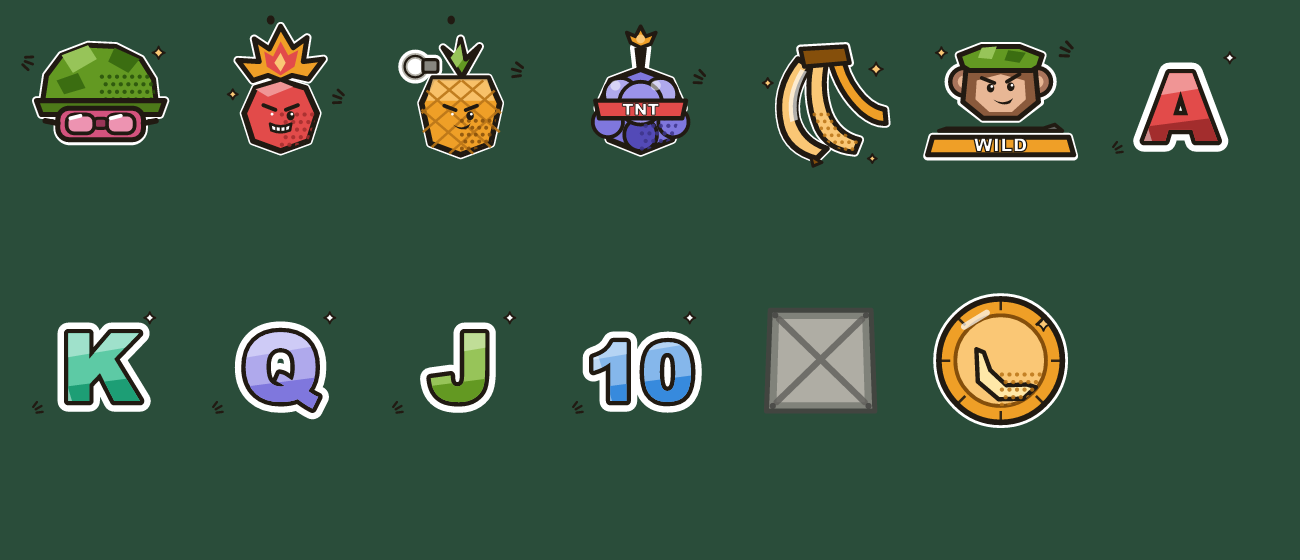
#> input picture apps/GoBananasBoat/design/comic_contact_sheet.png, 1300 x 560 px
$ python cut_from_plate.py comic_contact_sheet.png font_candidates.png
#> lines starting #> are read from the running program, lines starting #| are printed output that depends on the picture; after the words box and inside, x2 and y2 are one past the last pixel; in counts of white or black regions, pixels touching at a corner belong together
#> in main, img is the input picture: PIL image 1300x560 RGBA; mean R, G, B, A 58.8, 85.7, 66, 255
"""Cut a subject off an OPAQUE painted plate, for use as a thrown prop.

This is the problem gen-3's cut_prop.py failed at, and it is worth saying why it
is tractable here when it was not there.

gen-3's tiles were painted rainforest scenery: the subject was green foliage on a
green mossy plate, and the two shared hue, value AND texture. Five approaches
were tried — luminance guard, local colour step, gradient wall, wall dilation,
centre-component — and every one of them walked straight through the outline,
because there was no measurable property that separated subject from ground.

This game's plates are dark, desaturated slate and its dynamite is bright,
saturated red. Measured off b.png:

    plate      (55,59,60) (47,50,55) (36,37,39) (30,30,30)   max<=110, sat<=25
    dynamite   (192,29,20) (238,112,90) (213,67,52)          sat 100-172
    rope       (195,167,127) (125,91,63)                     bright or saturated

So the test is "dark AND desaturated", the two are separated on both axes at
once, and the flood is seeded from the border so a genuinely dark part of the
subject cannot be keyed out from the inside.

WHAT THIS CANNOT DO: A SUBJECT THAT LIGHTS THE PLATE.

It cuts the dynamite bundle and its rope perfectly. It cannot cut the lit fuse,
and the reason is worth recording so nobody spends the afternoon I just spent.

The spark at the end of the fuse throws light onto the stone around it. Lit stone
is neither dark nor grey — measured on b.jpg it runs (137,136,131), (158,141,115),
(190,173,147), (162,119,74) — and the tan binding rope runs (195,167,127),
(125,91,63). The two overlap on BOTH axes at once, so no threshold separates
them. Four attempts, each measured:

  max 120 / sat 28   bundle and rope perfect, torn chunk of plate on the fuse
  max 175 / sat 48   halo mostly gone, and the binding rope is eaten with it
  max 200 / sat 55   worse: the bundle edges go too
  saturation core    the warm halo passes the core test, dilation fills the rest,
    + dilation       and loose rock chips on the plate are kept as debris

THE FIX IS UPSTREAM, NOT HERE. Ask for the prop as a transparent-background
render — a checkerboard, the way the earlier dynamite came — and design/dechecker.py
handles it in one pass, spark and all. On a checkerboard the background is KNOWN
(two flat tones) instead of painted, which is the whole difference.

Usage:  python design/cut_from_plate.py <in.png> <out.png> [--pad 6]
"""

import os
import sys
from collections import deque

import numpy as np
from PIL import Image, ImageFilter

# Plate is anything no brighter than this in its strongest channel...
# ...and no more colourful than this (max channel minus min channel).
#
# RE-MEASURED FOR THE CAPTAIN PACK, whose plate is a mid-tone grey-blue shipping
# container panel rather than the dark slate these were first tuned to. Sampled
# off h2.png, the four corners for plate and the sphere's centre for subject:
#
#     plate    brightness p50 66, p99 132, max 173   saturation p99 25, max 33
#     mine     brightness p10 192, p50 213           saturation p10 167
#
# Separated on both axes with room to spare, so the AND test still holds. At the
# inherited 120 the brightest ribs of the panel (up to 173) failed the test and
# survived the flood as debris around the subject.
PLATE_MAX = 175
PLATE_SAT = 40
# ...AND NOT INK. The subject's own outline was being keyed out with the plate,
# and everything else on this file was working around it.
#
# The mine is drawn with a heavy near-BLACK contour, thickest where the horns
# meet the sphere. Black is dark and it is perfectly desaturated, so it passes
# both tests above — the flood walked straight through the outline at every horn
# root and took the junction with it, which is why each horn came out floating
# next to the sphere with a rounded notch bitten out between them.
#
# A square close of radius 10 used to hide that by bridging the notch, and paid
# for it with a wedge of panel welded into every junction. Removing the outline
# from the plate test fixes the cause instead, and it takes one channel to do:
# this panel is painted BLUE-grey and the ink is neutral-to-warm. Measured, the
# panel's darkest grooves run (51,60,67), (78,91,99), (77,85,90) — blue ahead of
# red by 16 to 22 — while the contour sits at (20,20,22) and below, blue ahead of
# red by 2. Nothing on this plate is both that dark and that neutral except the
# drawing.
INK_MAX = 110
INK_BLUE = 8
# The painted outline around the subject bleeds into the plate. Eroding the kept
# region by this removes the halo it would otherwise leave.
ERODE = 1
FEATHER = 1.0
# Radius of the closing that seals dark channels reaching the silhouette.
#
# THE CLOSE IS VERTICAL ONLY, and that is the whole point of it.
#
# The leak this exists to plug is ONE feature: the mine's seam band, a horizontal
# strip of chipped paint showing bare grey metal. It is plate-coloured on both
# axes and it touches the silhouette at the left and right of the sphere, so it
# is a channel and the flood walks the length of it, eating the seam out and
# leaving the mine sliced across the middle.
#
# A SQUARE close seals it, and pays for it everywhere else. A close bridges any
# concavity narrower than twice its radius in ANY direction, and the gaps where
# the horns meet the sphere are exactly that size — so at radius 8 it welded a
# wedge of the panel's shadow into each junction and left a hard straight edge
# across the horn, which is what "the edges look dirty" was. Shrinking it did not
# help: at 4 the seam leaks again.
#
# A vertical line element cannot do that. The seam is thin vertically and long
# horizontally, so a vertical close shuts it; the horn junctions open upward and
# sideways and are tall, so a vertical close does not reach across them. The
# outer silhouette is untouched either way, because a close never moves a
# boundary it cannot bridge.
#
# Swept on a checkerboard at 0, 6 and 10: 0 leaves the seam eaten and notches at
# the two lower horn roots, 6 seals both, 10 is indistinguishable from 6. 8 is 6
# with a margin.
CLOSE_V = 6
# Radius of an opening (erode then dilate) run after the holes are filled. It
# removes any alpha structure thinner than twice the radius and leaves everything
# else where it is.
#
# One thing on this prop needs it: the mine is drawn hanging from a shackle, and
# above the shackle is a mooring wire two or three pixels wide that ran off the
# top of the tile. Cut out and thrown, it is a loose hair trailing off the prop
# that tumbles with it. 3 takes the wire and leaves the shackle, which is about
# twenty across.
OPEN = 3
# How far the finished edge is peeled back THROUGH PLATE-COLOURED PIXELS ONLY.
#
# The close and the fill both work on the alpha and neither looks at colour
# again, so whatever panel they welded in stays welded. This peels it back off:
# starting from the transparent side, a pixel is given up if it still passes the
# plate test, and the peel stops the moment it meets the subject's own paint —
# which is saturated red here, nowhere near the test.
#
# Bounded rather than run to exhaustion, and the horn ends are why. Each horn is
# drawn as a cut cylinder with bare grey metal at the tip; that grey is plate-
# coloured and it touches the silhouette, so an unbounded peel eats up the horn
# from its end.
#
# THE PEEL USES A WIDER COLOUR TEST THAN THE FLOOD, and the mine's cast shadow is
# why.
#
# The flood's test has to be strict, because it runs to exhaustion across the
# whole plate and one wrong pixel opens a channel into the subject. The shadow
# the mine throws on the panel is not caught by it: red light bounces into that
# shadow, so it measures warm — sampled along the left horn it runs (126,99,82),
# (146,115,94), (153,117,93), saturation 44 to 60 against the flood's ceiling of
# 40 — and it survived as a soft grey-brown halo hugging the silhouette.
#
# The peel can afford the wider test precisely because it is bounded and because
# it stops at the first pixel that fails: it never travels, it only pares. The
# ceiling sits at 60 with the mine's own outline measuring 67 and up, which is
# not a lot of daylight, and it is the reason this is six pixels rather than
# unbounded.
# TWO PASSES, because the two kinds of leftover need opposite settings.
#
#   (10, 40)  DEEP and STRICT. What is left hanging off the silhouette after the
#             ink guard is the panel's own dark rib lines - neutral grey, and
#             nothing on the mine's edge is neutral, so this can afford to reach
#             ten pixels in.
#   (4, 60)   SHALLOW and WIDE. The mine's cast shadow on the panel is warm,
#             because red light bounces into it: sampled along the left horn it
#             runs (126,99,82), (146,115,94), (153,117,93), saturation 44 to 60
#             against the flood's ceiling of 40. Catching it needs the ceiling
#             raised to 60 - which is only 7 below the mine's own outline, so
#             this pass must not travel.
#
# Order matters: strict first. Run the wide pass first and it walks along the
# warm shadow into ground the strict pass would have stopped at.
PEEL_MAX = 175
PEEL_PASSES = ((10, 40), (4, 60))
# ONLY THE LARGEST ISLAND SURVIVES.
#
# A thrown prop is one object. Everything the flood could not reach is either
# that object or something else on the plate, and there is no third case — so
# the rule is "keep the biggest piece" rather than a size threshold.
#
# The threshold was 2% of the largest island, and the ink guard above is what
# made it insufficient: rust streaks are warm, so they are not plate by the
# saturation test and never were, but they used to be attached to the subject by
# the same channels the ink guard has now sealed. Cut loose they arrived as four
# large scraps in the corners of the tile, every one of them well over 2%.
KEEP_LARGEST_ISLAND = True


def close_vertical(alpha, radius):
    """Morphological close with a VERTICAL line element. See CLOSE_V.

    Written out rather than reached for in a library because PIL's MaxFilter and
    MinFilter are square-only, and square is exactly what this must not be.
    """
    a = np.asarray(alpha, dtype=np.uint8)
    h = a.shape[0]
    grown = a.copy()
    for k in range(1, radius + 1):
        grown[k:] = np.maximum(grown[k:], a[:-k])
        grown[:-k] = np.maximum(grown[:-k], a[k:])
    shrunk = grown.copy()
    for k in range(1, radius + 1):
        shrunk[k:] = np.minimum(shrunk[k:], grown[:-k])
        shrunk[:-k] = np.minimum(shrunk[:-k], grown[k:])
    # Out of frame counts as opaque for the erosion half, or the top and bottom
    # `radius` rows are shaved off whatever happens to be there.
    shrunk[:radius] = grown[:radius]
    shrunk[h - radius:] = grown[h - radius:]
    # .copy(): fromarray hands back a buffer-backed image that PIL marks
    # read-only, and the hole fill below writes through alpha.load().
    return Image.fromarray(shrunk, "L").copy()


def keep_largest(alpha):
    """Drop every opaque region except the biggest one.

    RUN LAST, and that is the whole reason it exists as a separate pass.

    The same rule is applied to the flood's islands much earlier, where it is
    about what the flood could not reach. It has to be applied again here
    because the steps in between can SEVER things: the edge peel and the opening
    both remove a few pixels, and a rust streak that was hanging off the
    subject by a four-pixel thread comes out of them as its own object, floating
    in the corner of the tile. Measured on the mine: four such scraps, 21 to
    4,933 pixels, all of them attached at flood time.
    """
    a = np.asarray(alpha, dtype=np.uint8)
    h, w = a.shape
    on = a > 128
    seen = np.zeros((h, w), bool)
    best, best_size = None, 0
    for sy in range(h):
        for sx in range(w):
            if not on[sy, sx] or seen[sy, sx]:
                continue
            comp, stack = [], [(sx, sy)]
            seen[sy, sx] = True
            while stack:
                x, y = stack.pop()
                comp.append((x, y))
                for dx, dy in ((1, 0), (-1, 0), (0, 1), (0, -1)):
                    nx, ny = x + dx, y + dy
                    if 0 <= nx < w and 0 <= ny < h and on[ny, nx] and not seen[ny, nx]:
                        seen[ny, nx] = True
                        stack.append((nx, ny))
            if len(comp) > best_size:
                best, best_size = comp, len(comp)
    if best is None:
        return alpha, 0
    keep = np.zeros((h, w), bool)
    for x, y in best:
        keep[y, x] = True
    dropped = int(on.sum()) - best_size
    out = np.where(keep, a, 0).astype(np.uint8)
    return Image.fromarray(out, "L").copy(), dropped


def cut(img):
    rgb = img.convert("RGB")
    w, h = rgb.size
    px = rgb.load()

    def is_ink(p):
        return max(p) <= INK_MAX and (p[2] - p[0]) < INK_BLUE

    def is_plate(p):
        return max(p) <= PLATE_MAX and (max(p) - min(p)) <= PLATE_SAT and not is_ink(p)

    outside = bytearray(w * h)
    q = deque()

    def seed(x, y):
        i = y * w + x
        if outside[i] or not is_plate(px[x, y]):
            return
        outside[i] = 1
        q.append((x, y))

    for x in range(w):
        seed(x, 0)
        seed(x, h - 1)
    for y in range(h):
        seed(0, y)
        seed(w - 1, y)

    while q:
        x, y = q.popleft()
        for dx, dy in ((1, 0), (-1, 0), (0, 1), (0, -1)):
            nx, ny = x + dx, y + dy
            if not (0 <= nx < w and 0 <= ny < h):
                continue
            i = ny * w + nx
            if outside[i] or not is_plate(px[nx, ny]):
                continue
            outside[i] = 1
            q.append((nx, ny))

    # Everything the flood could not reach is either the subject or a pocket of
    # plate enclosed by it. Both are islands; the small ones are scraps.
    seen = bytearray(w * h)
    islands = []
    for sy in range(h):
        for sx in range(w):
            i0 = sy * w + sx
            if seen[i0] or outside[i0]:
                continue
            comp, stack = [], [(sx, sy)]
            seen[i0] = 1
            while stack:
                x, y = stack.pop()
                comp.append((x, y))
                for dx, dy in ((1, 0), (-1, 0), (0, 1), (0, -1)):
                    nx, ny = x + dx, y + dy
                    if not (0 <= nx < w and 0 <= ny < h):
                        continue
                    j = ny * w + nx
                    if seen[j] or outside[j]:
                        continue
                    seen[j] = 1
                    stack.append((nx, ny))
            islands.append(comp)

    dropped = 0
    if islands and KEEP_LARGEST_ISLAND:
        keep = max(islands, key=len)
        for comp in islands:
            if comp is keep:
                continue
            # Marked outside rather than deleted: an enclosed pocket of plate is
            # an island too, and putting it back outside is exactly what lets the
            # hole fill below recover it as a hole.
            for x, y in comp:
                outside[y * w + x] = 1
            dropped += 1

    alpha = Image.new("L", (w, h), 255)
#> alpha: PIL image 1300x560 L; every value is 255
    ap = alpha.load()
    for y in range(h):
        row = y * w
        for x in range(w):
            if outside[row + x]:
                ap[x, y] = 0

    # SEAL CHANNELS THE FLOOD CAME IN THROUGH.
    #
    # The island logic above recovers a dark pocket that the subject fully
    # encloses. It cannot recover a dark feature that REACHES THE SILHOUETTE,
    # because that is a channel to the outside and the flood simply walks in.
    #
    # The captain pack's mine has exactly that: a dark, desaturated seam band
    # running edge to edge across the sphere. It passes the plate test on both
    # axes, it touches the outline on both sides, and the first cut came out with
    # the mine sliced clean in half.
    #
    # A morphological close seals any channel narrower than twice the radius
    # while leaving the outer silhouette where it was. Set it from the widest
    # such channel in the subject, not higher: an oversized close will bridge
    # genuine gaps, and on this pack it would weld the horns to the sphere.
    if CLOSE_V:
        alpha = close_vertical(alpha, CLOSE_V)
#> in close_vertical, `a = np.asarray(alpha, dtype=np.uint8)`:
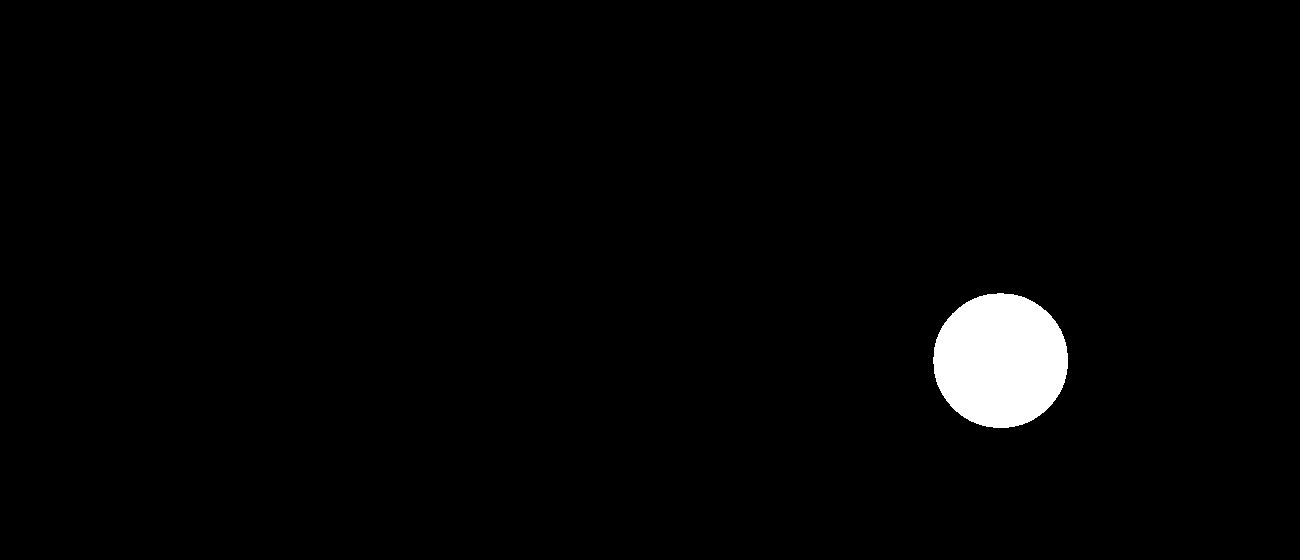
#> a: shape (560, 1300); 2% white; 1 white region, box (x1, y1, x2, y2) and area: (933, 293, 1068, 428) 14286
#> after the loop in close_vertical, `for k in range(1, radius + 1):`:
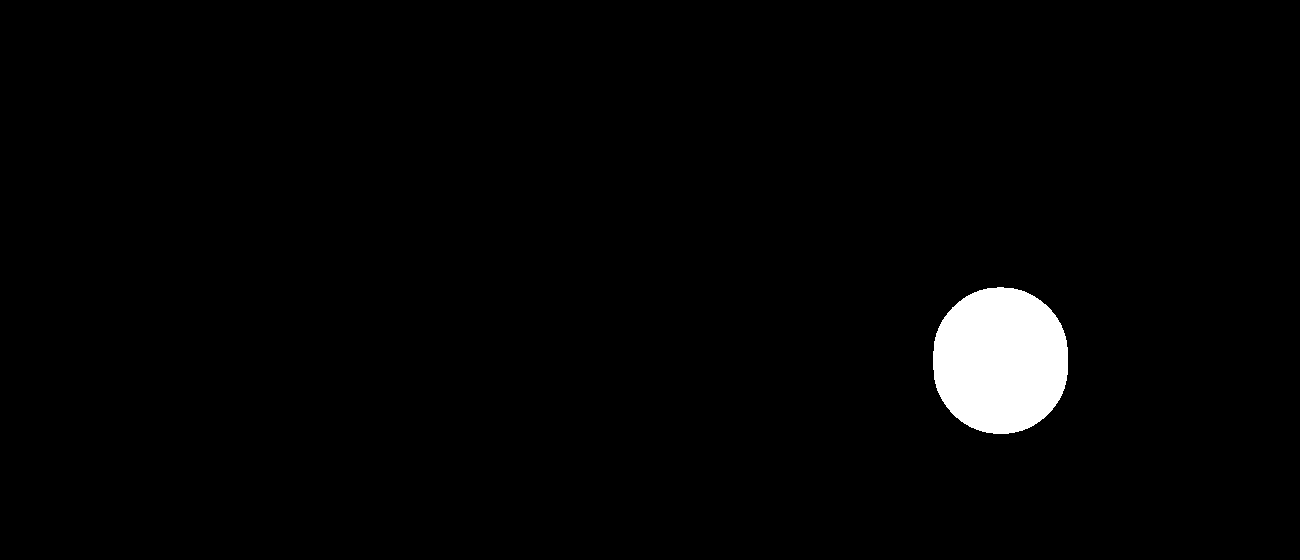
#> grown: shape (560, 1300); 2.2% white; 1 white region, box (x1, y1, x2, y2) and area: (933, 287, 1068, 434) 15906

    # FILL WHAT THE FLOOD LEFT INSIDE THE SUBJECT.
    #
    # The close seals narrow channels, but widening it far enough to catch every
    # leak is the wrong lever — on this pack the remaining leaks are at the
    # horn-to-sphere junctions, and a close big enough to shut those welds the
    # horns into the sphere.
    #
    # This is the principled version: flood the TRANSPARENT region from the
    # border, and anything transparent the flood cannot reach is enclosed by the
    # subject and therefore a hole, whatever its size or shape. It cannot touch
    # the outer silhouette, because the silhouette is by definition reachable.
    ap = alpha.load()
    reached = bytearray(w * h)
    q = deque()
    for x in range(w):
        for y in (0, h - 1):
            if not ap[x, y] and not reached[y * w + x]:
                reached[y * w + x] = 1
                q.append((x, y))
    for y in range(h):
        for x in (0, w - 1):
            if not ap[x, y] and not reached[y * w + x]:
                reached[y * w + x] = 1
                q.append((x, y))
    while q:
        x, y = q.popleft()
        for dx, dy in ((1, 0), (-1, 0), (0, 1), (0, -1)):
            nx, ny = x + dx, y + dy
            if not (0 <= nx < w and 0 <= ny < h):
                continue
            j = ny * w + nx
            if reached[j] or ap[nx, ny]:
                continue
            reached[j] = 1
            q.append((nx, ny))
    filled = 0
    for y in range(h):
        row = y * w
        for x in range(w):
            if not ap[x, y] and not reached[row + x]:
                ap[x, y] = 255
                filled += 1
    if filled:
        print(f"  holes filled: {filled} px")

    # Peel leftover ground back off the edge — see PEEL_PASSES.
    ap = alpha.load()
    for depth, peel_sat in PEEL_PASSES:
        for _ in range(depth):
            doomed = []
            for y in range(h):
                for x in range(w):
                    if not ap[x, y]:
                        continue
                    p = px[x, y]
                    if max(p) > PEEL_MAX or (max(p) - min(p)) > peel_sat:
                        continue
                    for dx, dy in ((1, 0), (-1, 0), (0, 1), (0, -1)):
                        nx, ny = x + dx, y + dy
                        if not (0 <= nx < w and 0 <= ny < h) or not ap[nx, ny]:
                            doomed.append((x, y))
                            break
            if not doomed:
                break
            for x, y in doomed:
                ap[x, y] = 0

    # Thin tendrils, after the holes are filled so a hole cannot be mistaken for
    # one. See OPEN.
    if OPEN:
        size = 1 + 2 * OPEN
        alpha = alpha.filter(ImageFilter.MinFilter(size)).filter(ImageFilter.MaxFilter(size))

    if ERODE:
        alpha = alpha.filter(ImageFilter.MinFilter(1 + 2 * ERODE))
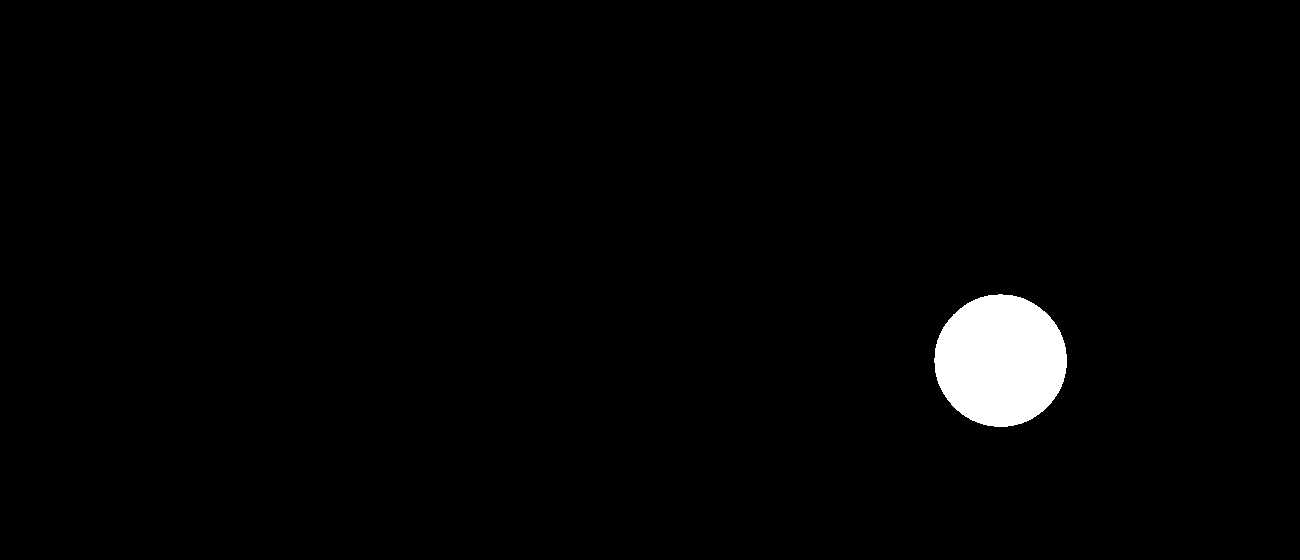
#> alpha: PIL image 1300x560 L; 1.9% white; 1 white region, box (x1, y1, x2, y2) and area: (934, 294, 1067, 427) 13750
    alpha, severed = keep_largest(alpha)
#> (the rest of the program and of its run is left out)
